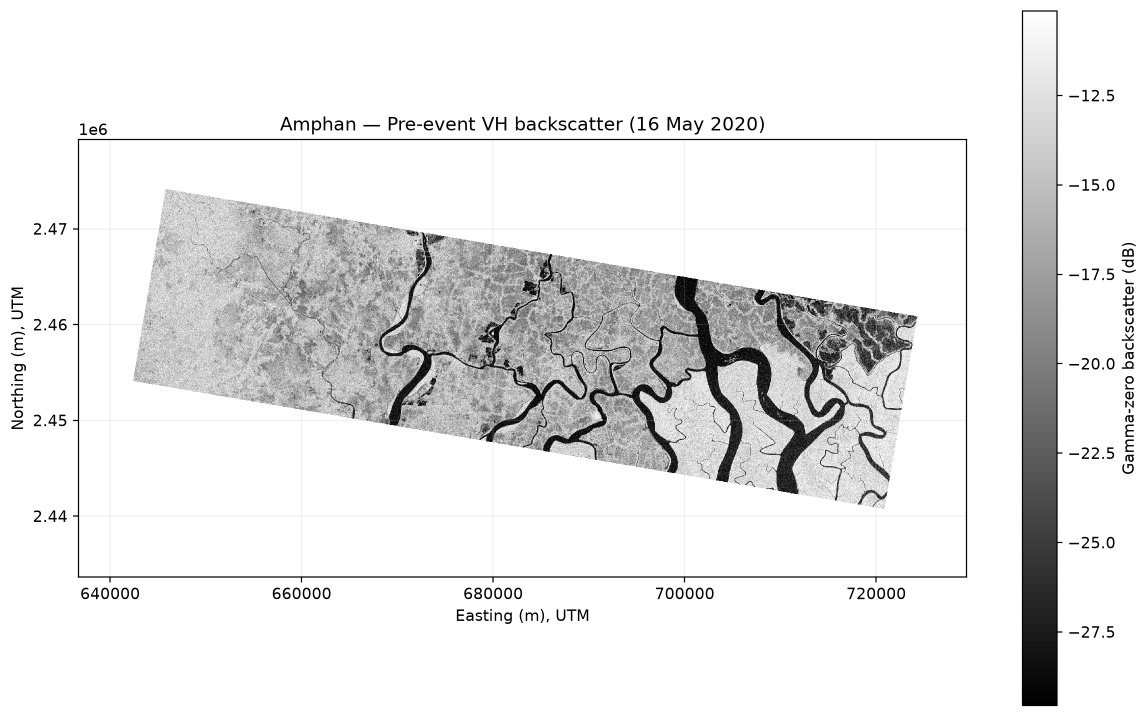
#> input picture data/amphan/maps/pre_event_VH_16May2020.png, 2296 x 1433 px (shown at 1/2 size)
$ python build_amphan_layers.py
#> lines starting #> are read from the running program, lines starting #| are printed output that depends on the picture; after the words box and inside, x2 and y2 are one past the last pixel; in counts of white or black regions, pixels touching at a corner belong together
"""Cuts the map layers the app shows out of the analysis team's figures.

The figures in data/amphan/maps/ are matplotlib plots that all share the
OPERA grid extent (EPSG:32645, 636690-729450 E, 2433660-2479320 N; see
data/amphan/maps_summary.json). This script crops each plot's axes box, then
a common window around the radar strip, so that every output lines up pixel
for pixel and a position in any of them is a known easting and northing.

Outputs go to public/assets/analysis/. Needs pillow and numpy.

    python scripts/build_amphan_layers.py
"""
from pathlib import Path

import numpy as np
from PIL import Image, ImageDraw

ROOT = Path(__file__).resolve().parent.parent
MAPS = ROOT / "data/amphan/maps"
OUT = ROOT / "public/assets/analysis"

# The window kept, as fractions of the full grid (left, top, right, bottom).
# Full grid: 92.76 km x 45.66 km. Window: 641690-725450 E, 2439660-2475320 N.
WINDOW = (5000 / 92760, 4000 / 45660, 88760 / 92760, 39660 / 45660)
# Every layer is written at this size (the window is 83.76 km x 35.66 km).
SIZE = (1760, 749)

# Axes boxes in each figure, in pixels: the area inside the black frame.
BACKSCATTER_BOX = (158, 280, 1932, 1153)
REFERENCE_BOX = (158, 116, 2377, 1207)
CHANGE_BOXES = {"vv": (161, 529, 1394, 1135), "vh": (1860, 529, 3093, 1135)}


def window(path: Path, box) -> Image.Image:
    """The common window of one figure, resampled to SIZE."""
    axes = Image.open(path).convert("RGB").crop(box)
    w, h = axes.size
    l, t, r, b = WINDOW
    return axes.crop((round(l * w), round(t * h), round(r * w), round(b * h))).resize(SIZE, Image.LANCZOS)


def hull(points):
    """Convex hull (monotone chain) of (x, y) points."""
    pts = sorted(set(points))
    def half(seq):
        out = []
        for p in seq:
            while len(out) >= 2 and (out[-1][0] - out[-2][0]) * (p[1] - out[-2][1]) - (out[-1][1] - out[-2][1]) * (p[0] - out[-2][0]) <= 0:
                out.pop()
            out.append(p)
        return out
    lower, upper = half(pts), half(reversed(pts))
    return lower[:-1] + upper[:-1]


def footprint(inside: np.ndarray):
    """The outline of the area where `inside` is true, as a convex polygon."""
    points = []
    for y in range(inside.shape[0]):
        xs = np.flatnonzero(inside[y])
        if xs.size:
            points += [(int(xs[0]), y), (int(xs[-1]), y)]
    return hull(points)


def corners(poly):
    """The four extreme corners of a convex outline, as fractions of SIZE."""
    keys = [lambda p: p[0] + p[1], lambda p: -p[0] + p[1], lambda p: -p[0] - p[1], lambda p: p[0] - p[1]]
    return [[round(min(poly, key=k)[0] / SIZE[0], 4), round(min(poly, key=k)[1] / SIZE[1], 4)] for k in keys]


def main():
    OUT.mkdir(parents=True, exist_ok=True)

    # The strip's outline, from one backscatter image: data is darker than the
    # white page and the faint grid lines around it.
    first = np.array(window(MAPS / "pre_event_VH_16May2020.png", BACKSCATTER_BOX).convert("L"))
#> in window, `axes = Image.open(path).convert("RGB").crop(box)`:
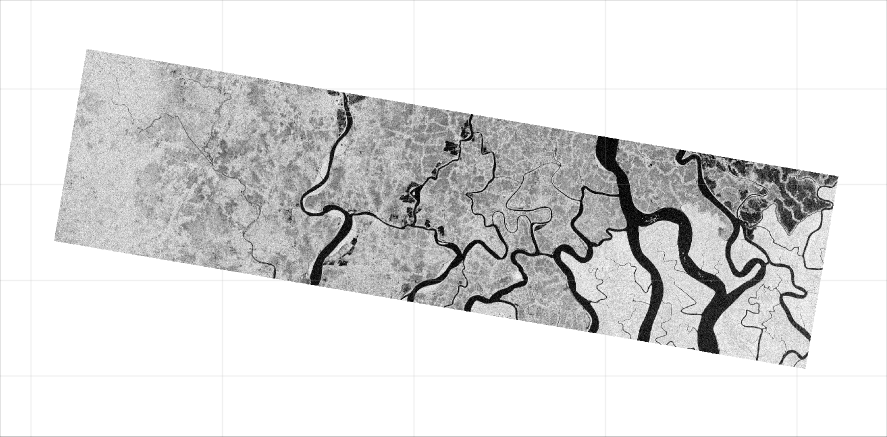
#> axes: PIL image 1774x873 RGB (shown at 1/2 size); min 0, max 255, mean 220.3
#> in window, `return axes.crop((round(l * w), round(t * h), round(r * w), round(b * ..`:
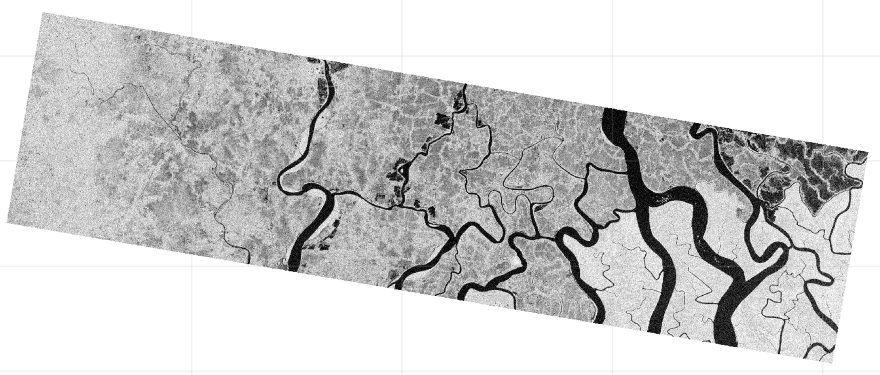
#> returned value: PIL image 1760x749 RGB (shown at 1/2 size); min 0, max 255, mean 206.2
    strip = footprint(first < 200)
#> the loop in footprint, `for y in range(inside.shape[0]):` made 749 passes
#> (xs, points) on passes 25 to 27: ([88], [(88, 24), (88, 24)]), ([88], [(88, 24), (88, 24), (88, 25), (88, 25)]), ([88, 91, 92, 93, 94, 95, 96], [(88, 24), (88, 24), (88, 25), (88, 25), (88, 26), (96, 26)])
#> xs on passes 28 to 30: [85, 87, 88, 89, 91, 92, 93, 94, 95, 97, 99, 100], [85, 86, 88, 89, 90, 94, 99, 100, 104, 105, 106, 107], [84, 85, 86, 87, 88, 89, 91, 92, 97, 99, 103, 107, 110]
#> after the loop in footprint, `for y in range(inside.shape[0]):`: points = 1406 pairs, first value 13 to 1736, second value 24 to 726
#> in hull, `pts = sorted(set(points))`: pts = 1403 pairs, first value 13 to 1736, second value 24 to 726
#> the loop in half, `for p in seq:` made 1403 passes
#> p on passes 1 to 3: (13, 443), (14, 444), (14, 445)
#> after the loop in half, `for p in seq:`: out = [(13, 443), (15, 428), (58, 177), (79, 55), (84, 29), (85, 27), (88, 24), (155, 35), (251, 51), (1248, 220), (1702, 297), (1728, 302), (1736, 304), (1736, 305)]
#> in hull, `lower, upper = half(pts), half(reversed(pts))`: lower has the same summary as out in half; upper = [(1736, 305), (1709, 465), (1702, 506), (1675, 663), (1668, 703), (1664, 721), (1663, 725), (1661, 726), (1441, 689), (964, 608), (570, 541), (49, 452), (22, 447), (14, 445), (13, 443)]
#> strip = 27 pairs, first value 13 to 1736, second value 24 to 726
    mask = Image.new("L", SIZE, 0)
#> mask: PIL image 1760x749 L; every value is 0
    ImageDraw.Draw(mask).polygon(strip, fill=255)
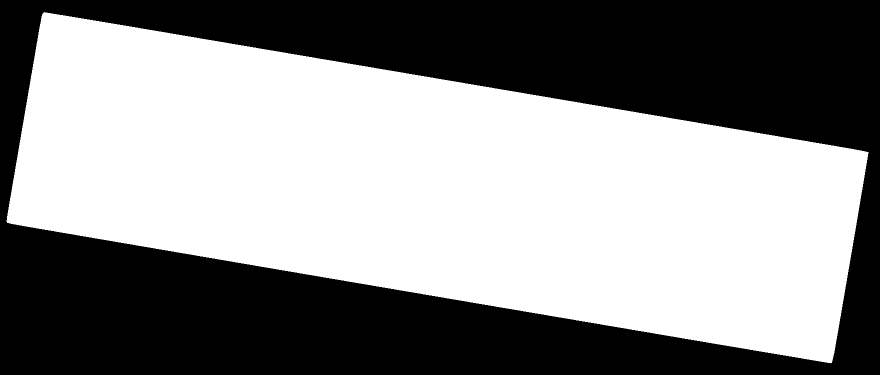
#> mask: PIL image 1760x749 L (shown at 1/2 size); 54.7% white; 1 black region, box (x1, y1, x2, y2) and area: (0, 0, 1760, 749) 597397
    print("strip corners (fractions of the window):", corners(strip))
#| strip corners (fractions of the window): [[0.0483, 0.036], [0.9864, 0.4059], [0.9449, 0.968], [0.008, 0.5941]]

    for when, date in (("pre", "16May2020"), ("post", "22May2020")):
        for pol in ("VV", "VH"):
            grey = window(MAPS / f"{when}_event_{pol}_{date}.png", BACKSCATTER_BOX).convert("L")
            layer = Image.merge("LA", (grey, mask))
            layer.save(OUT / f"amphan-{when}-{pol.lower()}.webp", quality=88)

    for pol, box in CHANGE_BOXES.items():
        colour = window(MAPS / "SAR_backscatter_change_VV_VH_no_reference_overlay.png", box)
        colour.putalpha(mask)
        colour.save(OUT / f"amphan-change-{pol}.webp", quality=88)

    # The reference map: red where it marks new flooding, grey where it has
    # coverage and marks none. Written as cyan on transparent, to lay on top.
    ref = np.array(window(MAPS / "reference_new_inundation_standalone.png", REFERENCE_BOX)).astype(int)
    r, g, b = ref[..., 0], ref[..., 1], ref[..., 2]
    flooded = (r > 150) & (g < 130) & (b < 130)
    covered = flooded | ((abs(r - g) < 8) & (abs(g - b) < 8) & (r > 190) & (r < 232))
    overlay = np.zeros((SIZE[1], SIZE[0], 4), dtype=np.uint8)
    overlay[flooded] = (63, 224, 240, 255)
    Image.fromarray(overlay, "RGBA").save(OUT / "amphan-reference.png", optimize=True)
    # Rows of grid line are grey too; keep only rows and columns with real coverage.
    solid = covered & (covered.sum(1, keepdims=True) > 40) & (covered.sum(0, keepdims=True) > 40)
    print("reference coverage corners:", corners(footprint(solid)))
    print("reference flooded share of the window:", flooded.mean())


if __name__ == "__main__":
#> (the run stopped early here; a loop or call above may not have finished)
